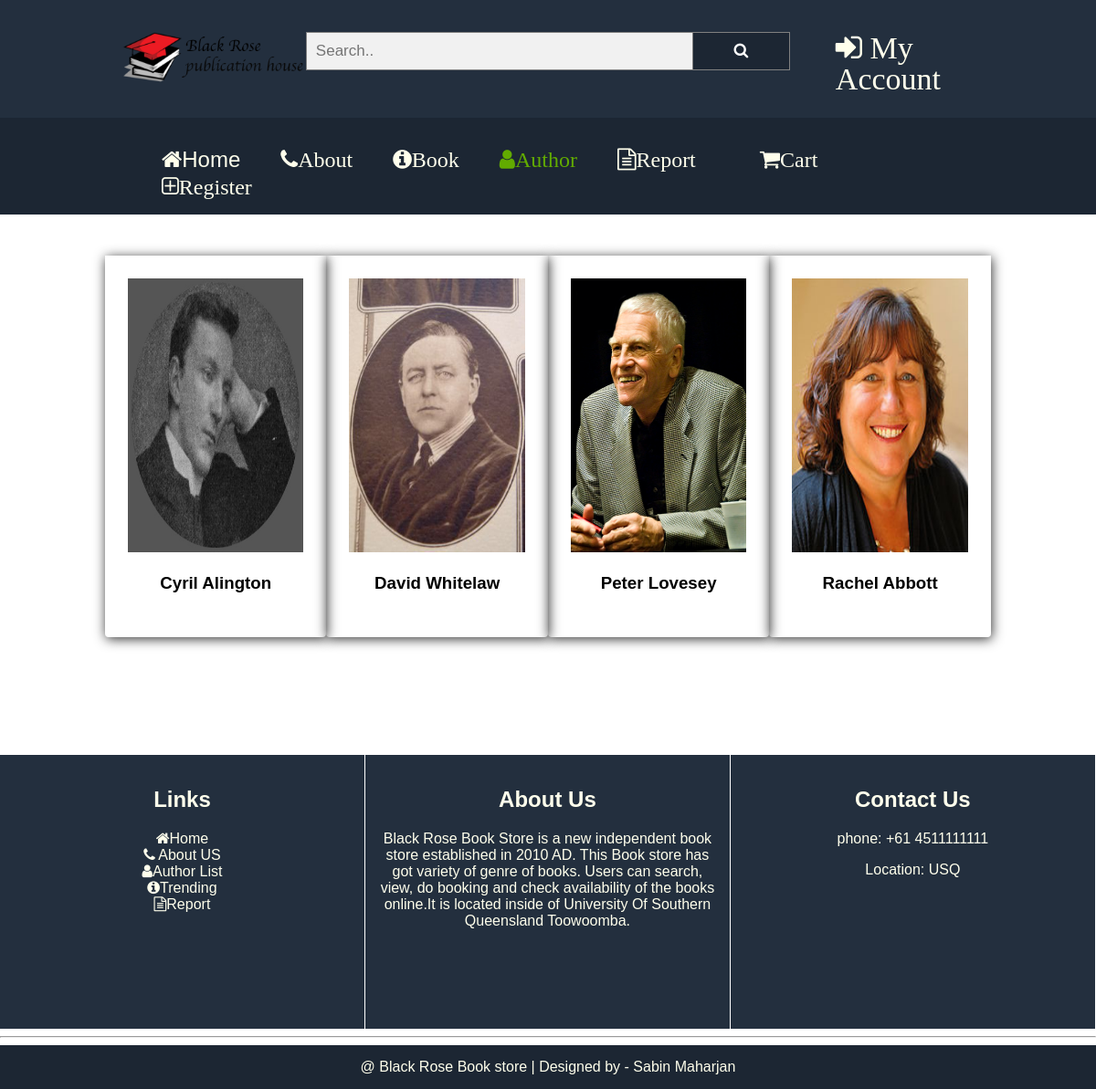
Screenshot of /pages/author with the database file from the repository.
### tables this page shows
CREATE TABLE tbl_author (
  				id INTEGER PRIMARY KEY,
  				full_name TEXT,
  				description TEXT,
                image TEXT,
                DOB TEXT,                
  				timestamp DATETIME DEFAULT CURRENT_TIMESTAMP
          
                );

### app/Controller/pages.php (called while the page is built, shortened)
<?php
class Pages extends Controller{
    public function __construct(){
        $this->author=$this->model('Author');
    }
    public function author(){
        $data = $this->author->paginate();
        $this->view('pages/author', $data);
    }
}
?>

### index.php (called while the page is built, shortened)
<?php
 $init = new Core;
 ?>

### app/Libraries/Libcommon.php (called while the page is built, shortened)
<?php
  class Libcommon{
    private $db;
    private $table;
    public function __construct($table=""){
      $this->table=$table;
    }
    public function openDBConnection(){
      try{
          $this->db=new SQLITE3(dirname(dirname(dirname(__FILE__))).'/database/'.DB);
        } catch(Exception $e){
          $this->error = $e->getMessage();
          echo $this->error;
        }
    }
    public function query($sql){
      return $this->db->query($sql);
    }
    public function paginate($fields="*",$value=LIMIT){
      $sql = "SELECT $fields FROM $this->table limit $value";
        $result = $this->query($sql);
        if($result)
        {
          return $result;
        }
        else
        {
          return "ERROR! failed to update ".$this->table." Info.";
        }
    }
}

### resources/views/frontend/pages/author.php (the view, shortened to what this page needs)
<?php
	require(FRONTEND.'include/header.php');
   	require(FRONTEND."include/nav.php");
?>
	<main>
		<article>
			<section class="row">
				<div class="col-id-1"></div>
				<div class="col-id-10">
				<?php while ($row = $data->fetchArray()) {?>
						<div class="col-id-3 card">
								<?php if(empty($row['image'])){?>
									<i class="fa fa-book"></i>
								<?php }else{?>
									<img src="<?php echo IMG.'AUTHOR/'.$row['image'];?>" alt="Rachel Abbott" style="width:100%">
								<?php }?>
								<h1><?php echo $row['full_name'];
								?>	</h1>
						</div>
				<?php }?>
				</div>
				<div class="col-id-1"></div>
			</section>
			<br><br><br>
		</article>
	</main>
<?php
	require(FRONTEND.'include/footer.php');
?>

### public/style/style.css (style rules this page uses)
.row::after { content: ""; clear: both; display: block; }
[class*="col-id-"] { float: left; padding: 15px; }
.col-id-1 { width: 8.33%; }
.col-id-3 { width: 25%; }
.col-id-10 { width: 83.33%; }
* { font-family: "Comic Sans MS", cursive, sans-serif; box-sizing: border-box; scroll-behavior: smooth; }
body { margin:0px auto; }
.card { padding: 25px 25px 30px 25px; box-shadow: 1px 2px 13px 0px #333; -moz-border-radius: 0 0 4px 4px; -webkit-border-radius: 0 0 4px 4px; border-radius: 0 0 4px 4px; text-align: center; transition: all .4s ease-in-out; margin-top:30px; margin-bottom:60px; max-height:550px; min-height:400px; }
.card img { height:300px; }

### rows the page displays
tbl_author: image (picture), full_name "Cyril Alington"
tbl_author: image (picture), full_name "David Whitelaw"
tbl_author: image (picture), full_name "Peter Lovesey"
tbl_author: image (picture), full_name "Rachel Abbott"
